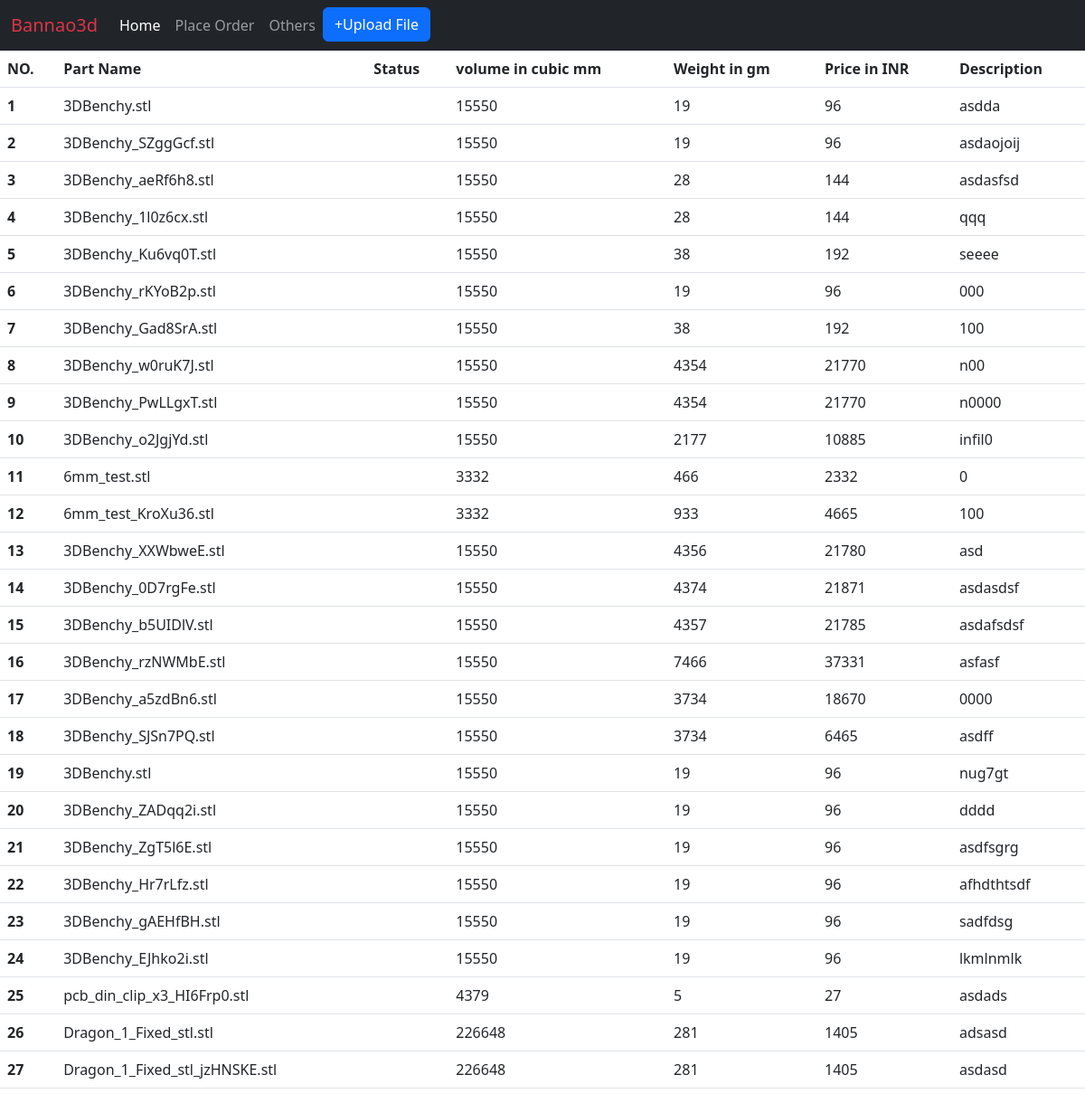
Page /userDashboard (signed in) on the committed database.
### bannaoapp/models.py (models this page shows)
class Orders(models.Model):
    orderedBy = models.CharField(max_length=50 ,editable=False)
    status = models.CharField(max_length=50)
    file = models.FileField(null=True , blank=True)
    volume = models.IntegerField(null=True , blank=True)
    weight = models.IntegerField(null=True , blank=True)
    calculatedPrice = models.IntegerField(null=True , blank=True)
    description = models.TextField(max_length = 100)
    class Meta:
        db_table = "orders"

### bannaoapp/views.py (the view)
# urls.py: path('userDashboard', views.userDashboard , name='userDashboard'),
def userDashboard(request):
    orders = Orders.objects.filter(orderedBy=request.user.username)
    return render(request, 'userDashboard.html', {'orders': orders})

### templates/userDashboard.html (shortened to what this page needs)
<!doctype html>
<html lang="en">
  <head>
    <link href="https://cdn.jsdelivr.net/npm/bootstrap@5.3.0-alpha1/dist/css/bootstrap.min.css" rel="stylesheet">
  </head>
  <body>
    <nav class="navbar navbar-dark navbar-expand-lg bg-dark  ">
        <div class="container-fluid">
          <a class="navbar-brand text-danger" href="#">Bannao3d</a>
          <div class="collapse navbar-collapse" id="navbarNav">
            <ul class="navbar-nav">
              <li class="nav-item">
                <a class="nav-link active" aria-current="page" href="">Home</a>
              </li>
              <li class="nav-item">
                <a class="nav-link" href="#">Place Order</a>
              </li>
              <li class="nav-item">
                <a class="nav-link" href="#">Others</a>
              </li>
              <li class="nav-item">
                <a href="/upload" type="button" class="btn btn-primary  ">+Upload File</a>
              </li>
            </ul>
          </div>
        </div>
      </nav>
    <table class="table">
        <thead>
          <tr>
            <th scope="col">NO.</th>
            <th scope="col">Part Name</th>
            <th scope="col">Status</th>
            <th scope="col">volume in cubic mm</th>
            <th scope="col">Weight in gm</th>
            <th scope="col">Price in INR</th>
            <th scope="col">Description</th>
          </tr>
        </thead>
        <tbody>
          {% for i in orders %}
          <tr>
            <th scope="row">{{ forloop.counter }}</th>
            <td>{{ i.file}}</td>
            <td>{{ i.status}}</td>
            <td>{{ i.volume}}</td>
            <td>{{ i.weight}}</td>
            <td>{{ i.calculatedPrice}}</td>
            <td>{{ i.description}}</td>
          </tr>
          {% endfor %}
        </tbody>
      </table>
    </body>
</html>

### rows in the picture
Orders: file "3DBenchy.stl", volume "15550", weight "19", calculatedPrice "96", description "asdda"
Orders: file "3DBenchy_SZggGcf.stl", volume "15550", weight "19", calculatedPrice "96", description "asdaojoij"
Orders: file "3DBenchy_aeRf6h8.stl", volume "15550", weight "28", calculatedPrice "144", description "asdasfsd"
Orders: file "3DBenchy_1l0z6cx.stl", volume "15550", weight "28", calculatedPrice "144", description "qqq"
Orders: file "3DBenchy_Ku6vq0T.stl", volume "15550", weight "38", calculatedPrice "192", description "seeee"
Orders: file "3DBenchy_rKYoB2p.stl", volume "15550", weight "19", calculatedPrice "96", description "000"
Orders: file "3DBenchy_Gad8SrA.stl", volume "15550", weight "38", calculatedPrice "192", description "100"
Orders: file "3DBenchy_w0ruK7J.stl", volume "15550", weight "4354", calculatedPrice "21770", description "n00"
Orders: file "3DBenchy_PwLLgxT.stl", volume "15550", weight "4354", calculatedPrice "21770", description "n0000"
Orders: file "3DBenchy_o2JgjYd.stl", volume "15550", weight "2177", calculatedPrice "10885", description "infil0"
Orders: file "6mm_test.stl", volume "3332", weight "466", calculatedPrice "2332", description "0"
Orders: file "6mm_test_KroXu36.stl", volume "3332", weight "933", calculatedPrice "4665", description "100"
Orders: file "3DBenchy_XXWbweE.stl", volume "15550", weight "4356", calculatedPrice "21780", description "asd"
Orders: file "3DBenchy_0D7rgFe.stl", volume "15550", weight "4374", calculatedPrice "21871", description "asdasdsf"
Orders: file "3DBenchy_b5UIDlV.stl", volume "15550", weight "4357", calculatedPrice "21785", description "asdafsdsf"
Orders: file "3DBenchy_rzNWMbE.stl", volume "15550", weight "7466", calculatedPrice "37331", description "asfasf"
Orders: file "3DBenchy_a5zdBn6.stl", volume "15550", weight "3734", calculatedPrice "18670", description "0000"
Orders: file "3DBenchy_SJSn7PQ.stl", volume "15550", weight "3734", calculatedPrice "6465", description "asdff"
Orders: file "3DBenchy.stl", volume "15550", weight "19", calculatedPrice "96", description "nug7gt"
Orders: file "3DBenchy_ZADqq2i.stl", volume "15550", weight "19", calculatedPrice "96", description "dddd"
Orders: file "3DBenchy_ZgT5l6E.stl", volume "15550", weight "19", calculatedPrice "96", description "asdfsgrg"
Orders: file "3DBenchy_Hr7rLfz.stl", volume "15550", weight "19", calculatedPrice "96", description "afhdthtsdf"
Orders: file "3DBenchy_gAEHfBH.stl", volume "15550", weight "19", calculatedPrice "96", description "sadfdsg"
Orders: file "3DBenchy_EJhko2i.stl", volume "15550", weight "19", calculatedPrice "96", description "lkmlnmlk"
Orders: file "pcb_din_clip_x3_HI6Frp0.stl", volume "4379", weight "5", calculatedPrice "27", description "asdads"
Orders: file "Dragon_1_Fixed_stl.stl", volume "226648", weight "281", calculatedPrice "1405", description "adsasd"
Orders: file "Dragon_1_Fixed_stl_jzHNSKE.stl", volume "226648", weight "281", calculatedPrice "1405", description "asdasd"
